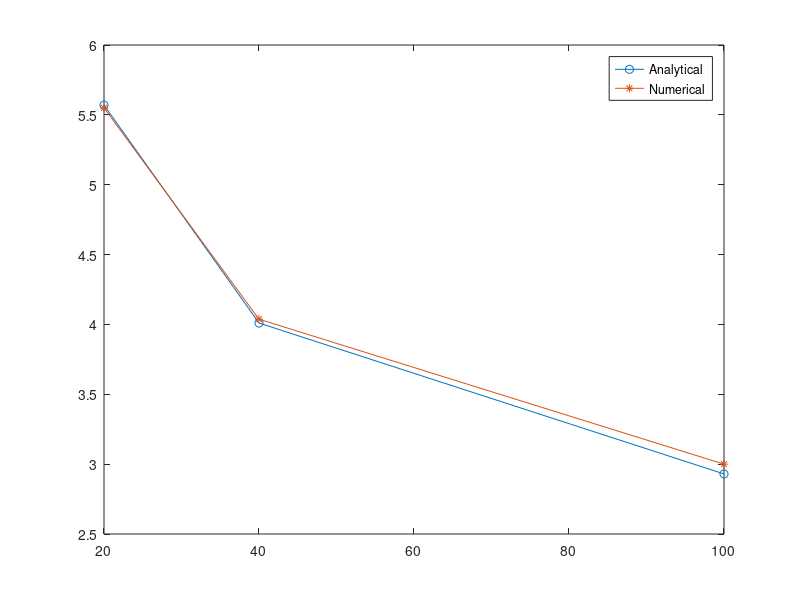

MATLAB code to generate this figure:


Re = [20, 40, 100]
A = [5.57, 4.01, 2.93]
N = [5.55, 4.0375, 3]
plot (Re, A,'-o',  Re, N,'-*')
legend("Analytical", "Numerical")